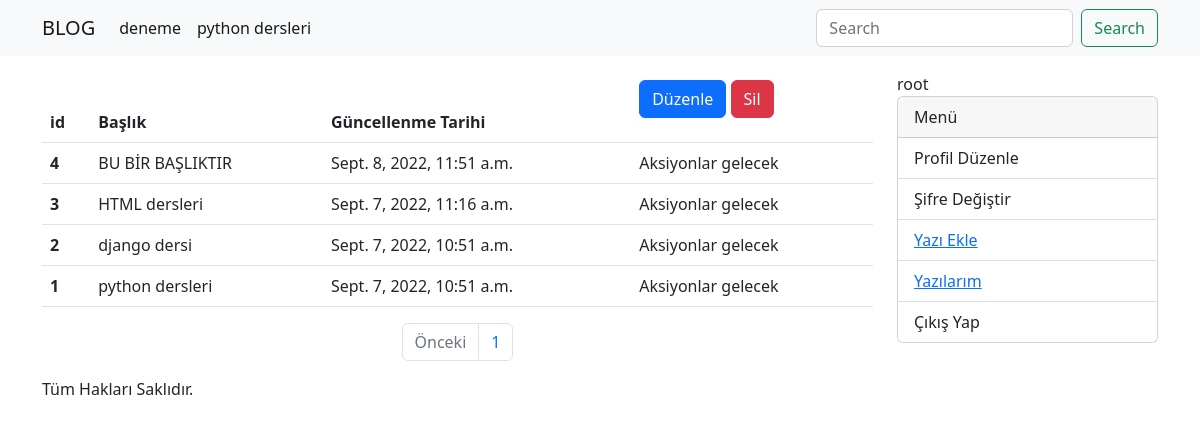
/yazilarim (signed in), run on an earlier commit of the app's database.
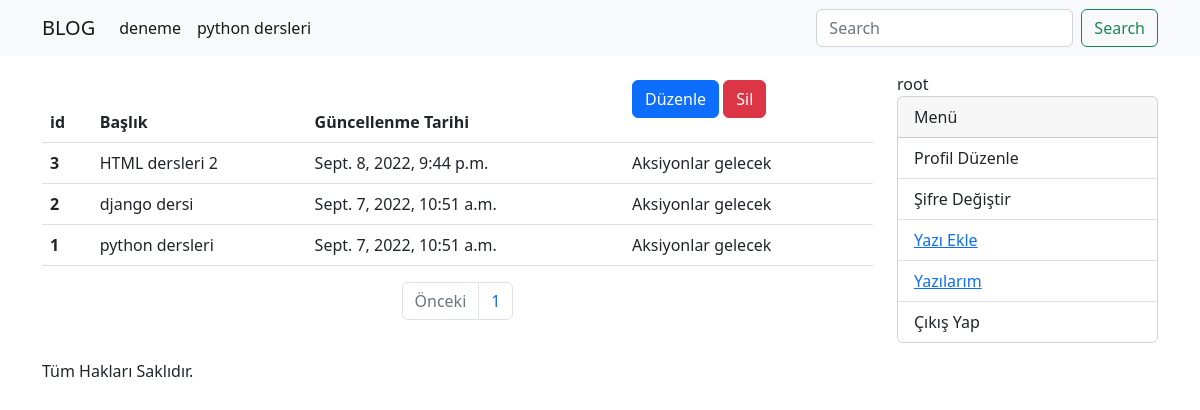
And on a later commit of the database.
### blog/models/kategori.py (models this page shows, shortened)
class KategoriModel(models.Model):
    isim = models.CharField(max_length=30, blank=False, null=False)
    slug = AutoSlugField(populate_from='isim', unique = True)
    class Meta:
        db_table = 'kategori'
        verbose_name_plural = 'Kategoriler'
        verbose_name ='Kategori'

### blog/models/yazi.py (models this page shows, shortened)
class YazilarModel(DateAbstractModel):
    resim=models.ImageField(upload_to='yazi_resimleri')
    baslik = models.CharField(max_length=50)
    icerik = RichTextField()
    slug = AutoSlugField(populate_from='baslik', unique=True)
    kategoriler = models.ManyToManyField(KategoriModel, related_name='yazi' )
    yazar = models.ForeignKey('account.CustomUserModel', on_delete = models.CASCADE, related_name='yazilar')
    class Meta:
        verbose_name='Yazi'
        verbose_name_plural='Yazilar'
        db_table='Yazi'

### blog/views/yazilarim.py (the view)
# urls.py: path('yazilarim', yazilarim, name='yazilarim'),
@login_required(login_url='/')
def yazilarim(request):
    yazilar = request.user.yazilar.order_by('-id')
    sayfa =  request.GET.get('sayfa')
    paginator = Paginator(yazilar, 5)
    return render(request, 'pages/yazilarim.html', context={
        'yazilar': paginator.get_page(sayfa),
    })

### account/models.py (called while the page is built)
    def __str__(self):
        return self.username

### blog/templatetags/kategori_list.py (called while the page is built)
@register.simple_tag
def kategori_list():
    kategoriler=KategoriModel.objects.all()
    return kategoriler

### blog/templates/pages/yazilarim.html (shortened to what this page needs)
{% extends 'base.html' %}
{% block content %}
<table class="table">
    <thead>
      <tr>
        <th scope="col">id</th>
        <th scope="col">Başlık</th>
        <th scope="col">Güncellenme Tarihi</th>
        <th scope="col">
          <P>
            <a class="btn btn-primary" href="{% url 'yazi-guncelle' slug=yazi.slug %}">Düzenle</a>
            <a class="btn btn-danger" href="{% url 'yazi-sil' slug=yazi.slug %}">Sil</a>
          </P>
        </th>
      </tr>
    </thead>
    <tbody>
        {% for yazi in yazilar %}
            <tr>
                <th scope="row">{{ yazi.id }}</th>
                <td>{{ yazi.baslik }}</td>
                <td>{{ yazi.duzenlenme_tarihi}}</td>
                <td>Aksiyonlar gelecek</td>
            </tr>
        {% empty %}
        <p>Hiç yazı bulunamadı..</p>
        {% endfor %}
    </tbody>
  </table>
<nav aria-label="Page navigation example">
  <ul class="pagination justify-content-center">
    {% if yazilar.has_previous %}
    <li class="page-item ">
      <a class="page-link" href="?sayfa={{yazilar.previous_page_number}}">Önceki</a>
    </li>
    {% else %}
    <li class="page-item disabled">
      <a class="page-link">Önceki</a>
    </li>
    {% endif %}
    <li class="page-item"><a class="page-link" href="#">{{yazilar.number}}</a></li>
  </ul>
</nav>
{% endblock %}

### templates/components/navbar.html (shortened to what this page needs)
{% load kategori_list %}
{% kategori_list as kategoriler %}
<nav class="navbar navbar-expand-lg bg-light">
    <div class="container">
      <a class="navbar-brand" href="{% url 'anasayfa' %}">BLOG</a>
      <div class="collapse navbar-collapse" id="navbarSupportedContent">
        <ul class="navbar-nav me-auto mb-2 mb-lg-0">
          {% for kategori in kategoriler %}
          <li class="nav-item">
            <a class="nav-link active" aria-current="page" href="{% url 'kategori' kategoriSlug=kategori.slug %}">{{ kategori.isim }}</a>
          </li>
          {% endfor %}
        </ul>
        <form acrion="{% url 'anasayfa' %}" class="d-flex" role="search">
          <input class="form-control me-2" name="sorgu" type="search" placeholder="Search" aria-label="Search">
          <button class="btn btn-outline-success"  type="submit">Search</button>
        </form>
      </div>
    </div>
  </nav>

What changed in the data, as far as the page shows it:
removed YazilarModel: id "4", baslik "BU BİR BAŞLIKTIR", duzenlenme_tarihi "Sept. 8, 2022, 11:51 a.m."
changed YazilarModel id 3: baslik "HTML dersleri" → "HTML dersleri 2"; duzenlenme_tarihi "Sept. 7, 2022, 11:16 a.m." → "Sept. 8, 2022, 9:44 p.m."
